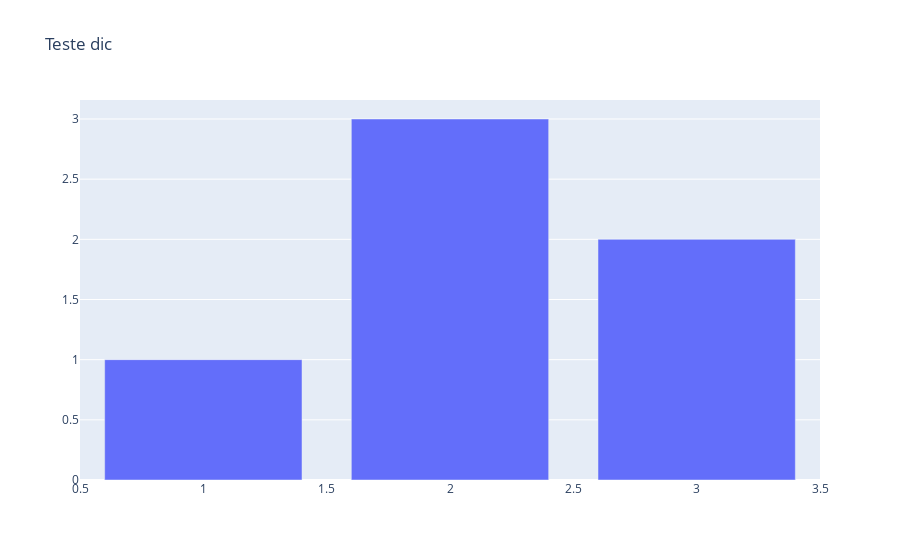

The notebook cell saved with this chart:
### Code cell
dict_of_figure = {
    "data": [{"type": "bar",
              "x": [1, 2, 3],
              "y": [1, 3, 2]}],
    "layout": {"title": {"text": "Teste dic"}}
}
fig = go.Figure(dict_of_figure)

fig.show()

### Figure 1 — Plotly figure (JSON) as saved in the notebook; plotly's stock layout.template omitted (floating-point values rounded to 4 significant figures)
{"data": [{"type": "bar", "x": [1, 2, 3], "y": [1, 3, 2]}], "layout": {"title": {"text": "Teste dic"}}}
